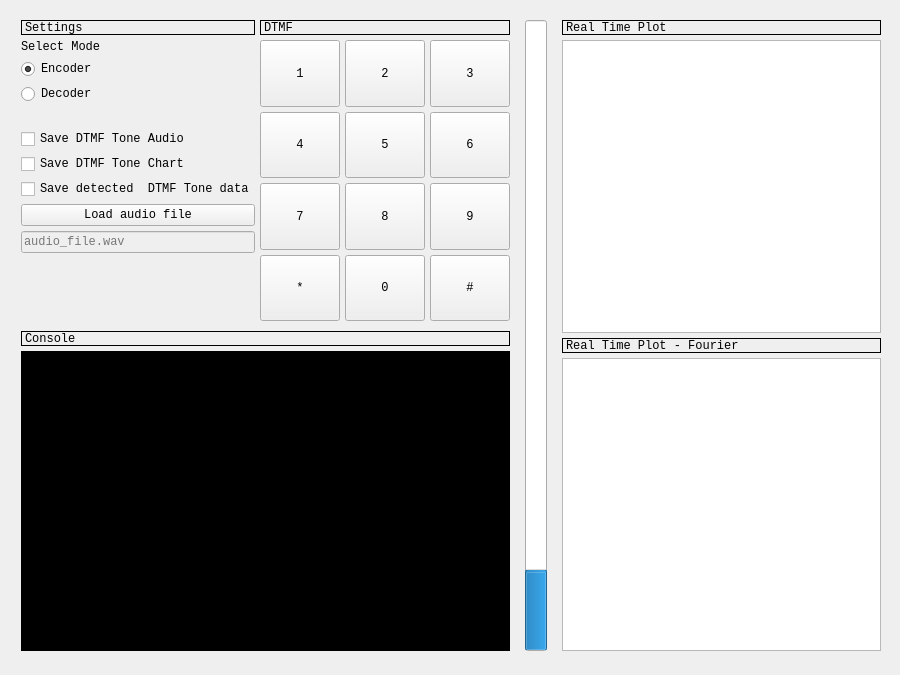
<?xml version="1.0" encoding="UTF-8"?>
<ui version="4.0">
 <class>MainWindow</class>
 <widget class="QMainWindow" name="MainWindow">
  <property name="geometry">
   <rect>
    <x>0</x>
    <y>0</y>
    <width>900</width>
    <height>675</height>
   </rect>
  </property>
  <property name="sizePolicy">
   <sizepolicy hsizetype="Fixed" vsizetype="Fixed">
    <horstretch>0</horstretch>
    <verstretch>0</verstretch>
   </sizepolicy>
  </property>
  <property name="minimumSize">
   <size>
    <width>900</width>
    <height>675</height>
   </size>
  </property>
  <property name="maximumSize">
   <size>
    <width>900</width>
    <height>675</height>
   </size>
  </property>
  <property name="font">
   <font>
    <family>Consolas</family>
   </font>
  </property>
  <property name="windowTitle">
   <string>MPMF</string>
  </property>
  <widget class="QWidget" name="centralwidget">
   <property name="sizePolicy">
    <sizepolicy hsizetype="Preferred" vsizetype="Preferred">
     <horstretch>0</horstretch>
     <verstretch>0</verstretch>
    </sizepolicy>
   </property>
   <widget class="QWidget" name="horizontalLayoutWidget">
    <property name="geometry">
     <rect>
      <x>0</x>
      <y>0</y>
      <width>901</width>
      <height>671</height>
     </rect>
    </property>
    <layout class="QHBoxLayout" name="horizontalLayout">
     <property name="spacing">
      <number>5</number>
     </property>
     <property name="sizeConstraint">
      <enum>QLayout::SetDefaultConstraint</enum>
     </property>
     <property name="margin">
      <number>10</number>
     </property>
     <item>
      <layout class="QVBoxLayout" name="info_layout" stretch="0,0,0,0">
       <property name="spacing">
        <number>5</number>
       </property>
       <property name="leftMargin">
        <number>11</number>
       </property>
       <property name="topMargin">
        <number>10</number>
       </property>
       <property name="rightMargin">
        <number>10</number>
       </property>
       <property name="bottomMargin">
        <number>10</number>
       </property>
       <item>
        <layout class="QHBoxLayout" name="horizontalLayout_2">
         <property name="spacing">
          <number>5</number>
         </property>
         <item>
          <layout class="QVBoxLayout" name="verticalLayout">
           <property name="spacing">
            <number>5</number>
           </property>
           <item>
            <widget class="QLabel" name="label_settings">
             <property name="maximumSize">
              <size>
               <width>16777215</width>
               <height>15</height>
              </size>
             </property>
             <property name="frameShape">
              <enum>QFrame::Box</enum>
             </property>
             <property name="text">
              <string>Settings</string>
             </property>
             <property name="margin">
              <number>2</number>
             </property>
            </widget>
           </item>
           <item>
            <widget class="QLabel" name="label_select_mode">
             <property name="text">
              <string>Select Mode</string>
             </property>
            </widget>
           </item>
           <item>
            <widget class="QRadioButton" name="radio_mode_encoder">
             <property name="toolTip">
              <string notr="true">Mode: DMTF encoder (play tones)</string>
             </property>
             <property name="text">
              <string>Encoder</string>
             </property>
             <property name="shortcut">
              <string/>
             </property>
             <property name="checked">
              <bool>true</bool>
             </property>
            </widget>
           </item>
           <item>
            <widget class="QRadioButton" name="radio_mode_decoder">
             <property name="toolTip">
              <string notr="true">Mode: DMTF decoder (record tones)</string>
             </property>
             <property name="statusTip">
              <string notr="true"/>
             </property>
             <property name="text">
              <string>Decoder</string>
             </property>
            </widget>
           </item>
           <item>
            <spacer name="verticalSpacer">
             <property name="orientation">
              <enum>Qt::Vertical</enum>
             </property>
             <property name="sizeType">
              <enum>QSizePolicy::Preferred</enum>
             </property>
             <property name="sizeHint" stdset="0">
              <size>
               <width>20</width>
               <height>20</height>
              </size>
             </property>
            </spacer>
           </item>
           <item>
            <widget class="QCheckBox" name="checkBox_saveDTMF_audio">
             <property name="text">
              <string>Save DTMF Tone Audio</string>
             </property>
            </widget>
           </item>
           <item>
            <widget class="QCheckBox" name="checkBox_saveDTMF_chart">
             <property name="text">
              <string>Save DTMF Tone Chart</string>
             </property>
            </widget>
           </item>
           <item>
            <widget class="QCheckBox" name="checkBox_saveDTMF_detected">
             <property name="text">
              <string>Save detected  DTMF Tone data</string>
             </property>
             <property name="tristate">
              <bool>false</bool>
             </property>
            </widget>
           </item>
           <item>
            <widget class="QPushButton" name="button_load_file_name">
             <property name="text">
              <string>Load audio file</string>
             </property>
            </widget>
           </item>
           <item>
            <widget class="QLineEdit" name="loaded_file_name">
             <property name="enabled">
              <bool>false</bool>
             </property>
             <property name="placeholderText">
              <string>audio_file.wav</string>
             </property>
            </widget>
           </item>
           <item>
            <spacer name="verticalSpacer_2">
             <property name="orientation">
              <enum>Qt::Vertical</enum>
             </property>
             <property name="sizeHint" stdset="0">
              <size>
               <width>20</width>
               <height>10</height>
              </size>
             </property>
            </spacer>
           </item>
          </layout>
         </item>
         <item>
          <layout class="QVBoxLayout" name="verticalLayout_2">
           <property name="spacing">
            <number>5</number>
           </property>
           <item>
            <widget class="QLabel" name="dtmf_label">
             <property name="maximumSize">
              <size>
               <width>16777215</width>
               <height>15</height>
              </size>
             </property>
             <property name="frameShape">
              <enum>QFrame::Box</enum>
             </property>
             <property name="text">
              <string>DTMF</string>
             </property>
             <property name="margin">
              <number>2</number>
             </property>
            </widget>
           </item>
           <item>
            <layout class="QGridLayout" name="gridLayout_2">
             <property name="spacing">
              <number>5</number>
             </property>
             <item row="1" column="1">
              <widget class="QPushButton" name="dtmf_button_4">
               <property name="sizePolicy">
                <sizepolicy hsizetype="Preferred" vsizetype="Preferred">
                 <horstretch>0</horstretch>
                 <verstretch>0</verstretch>
                </sizepolicy>
               </property>
               <property name="styleSheet">
                <string notr="true">font: 75 14pt &quot;Consolas&quot;;</string>
               </property>
               <property name="text">
                <string>4</string>
               </property>
              </widget>
             </item>
             <item row="0" column="3">
              <widget class="QPushButton" name="dtmf_button_3">
               <property name="sizePolicy">
                <sizepolicy hsizetype="Preferred" vsizetype="Preferred">
                 <horstretch>0</horstretch>
                 <verstretch>0</verstretch>
                </sizepolicy>
               </property>
               <property name="styleSheet">
                <string notr="true">font: 75 14pt &quot;Consolas&quot;;</string>
               </property>
               <property name="text">
                <string>3</string>
               </property>
              </widget>
             </item>
             <item row="3" column="2">
              <widget class="QPushButton" name="dtmf_button_0">
               <property name="sizePolicy">
                <sizepolicy hsizetype="Preferred" vsizetype="Preferred">
                 <horstretch>0</horstretch>
                 <verstretch>0</verstretch>
                </sizepolicy>
               </property>
               <property name="styleSheet">
                <string notr="true">font: 75 14pt &quot;Consolas&quot;;</string>
               </property>
               <property name="text">
                <string>0</string>
               </property>
              </widget>
             </item>
             <item row="2" column="3">
              <widget class="QPushButton" name="dtmf_button_9">
               <property name="sizePolicy">
                <sizepolicy hsizetype="Preferred" vsizetype="Preferred">
                 <horstretch>0</horstretch>
                 <verstretch>0</verstretch>
                </sizepolicy>
               </property>
               <property name="styleSheet">
                <string notr="true">font: 75 14pt &quot;Consolas&quot;;</string>
               </property>
               <property name="text">
                <string>9</string>
               </property>
              </widget>
             </item>
             <item row="0" column="2">
              <widget class="QPushButton" name="dtmf_button_2">
               <property name="sizePolicy">
                <sizepolicy hsizetype="Preferred" vsizetype="Preferred">
                 <horstretch>0</horstretch>
                 <verstretch>0</verstretch>
                </sizepolicy>
               </property>
               <property name="styleSheet">
                <string notr="true">font: 75 14pt &quot;Consolas&quot;;</string>
               </property>
               <property name="text">
                <string>2</string>
               </property>
              </widget>
             </item>
             <item row="2" column="1">
              <widget class="QPushButton" name="dtmf_button_7">
               <property name="sizePolicy">
                <sizepolicy hsizetype="Preferred" vsizetype="Preferred">
                 <horstretch>0</horstretch>
                 <verstretch>0</verstretch>
                </sizepolicy>
               </property>
               <property name="styleSheet">
                <string notr="true">font: 75 14pt &quot;Consolas&quot;;</string>
               </property>
               <property name="text">
                <string>7</string>
               </property>
              </widget>
             </item>
             <item row="2" column="2">
              <widget class="QPushButton" name="dtmf_button_8">
               <property name="sizePolicy">
                <sizepolicy hsizetype="Preferred" vsizetype="Preferred">
                 <horstretch>0</horstretch>
                 <verstretch>0</verstretch>
                </sizepolicy>
               </property>
               <property name="styleSheet">
                <string notr="true">font: 75 14pt &quot;Consolas&quot;;</string>
               </property>
               <property name="text">
                <string>8</string>
               </property>
              </widget>
             </item>
             <item row="1" column="2">
              <widget class="QPushButton" name="dtmf_button_5">
               <property name="sizePolicy">
                <sizepolicy hsizetype="Preferred" vsizetype="Preferred">
                 <horstretch>0</horstretch>
                 <verstretch>0</verstretch>
                </sizepolicy>
               </property>
               <property name="styleSheet">
                <string notr="true">font: 75 14pt &quot;Consolas&quot;;</string>
               </property>
               <property name="text">
                <string>5</string>
               </property>
              </widget>
             </item>
             <item row="0" column="1">
              <widget class="QPushButton" name="dtmf_button_1">
               <property name="sizePolicy">
                <sizepolicy hsizetype="Preferred" vsizetype="Preferred">
                 <horstretch>0</horstretch>
                 <verstretch>0</verstretch>
                </sizepolicy>
               </property>
               <property name="styleSheet">
                <string notr="true">font: 75 14pt &quot;Consolas&quot;;</string>
               </property>
               <property name="text">
                <string>1</string>
               </property>
              </widget>
             </item>
             <item row="3" column="1">
              <widget class="QPushButton" name="dtmf_button_ast">
               <property name="sizePolicy">
                <sizepolicy hsizetype="Preferred" vsizetype="Preferred">
                 <horstretch>0</horstretch>
                 <verstretch>0</verstretch>
                </sizepolicy>
               </property>
               <property name="styleSheet">
                <string notr="true">font: 75 14pt &quot;Consolas&quot;;</string>
               </property>
               <property name="text">
                <string>*</string>
               </property>
              </widget>
             </item>
             <item row="1" column="3">
              <widget class="QPushButton" name="dtmf_button_6">
               <property name="sizePolicy">
                <sizepolicy hsizetype="Preferred" vsizetype="Preferred">
                 <horstretch>0</horstretch>
                 <verstretch>0</verstretch>
                </sizepolicy>
               </property>
               <property name="styleSheet">
                <string notr="true">font: 75 14pt &quot;Consolas&quot;;</string>
               </property>
               <property name="text">
                <string>6</string>
               </property>
              </widget>
             </item>
             <item row="3" column="3">
              <widget class="QPushButton" name="dtmf_button_hash">
               <property name="sizePolicy">
                <sizepolicy hsizetype="Preferred" vsizetype="Preferred">
                 <horstretch>0</horstretch>
                 <verstretch>0</verstretch>
                </sizepolicy>
               </property>
               <property name="styleSheet">
                <string notr="true">font: 75 14pt &quot;Consolas&quot;;</string>
               </property>
               <property name="text">
                <string>#</string>
               </property>
              </widget>
             </item>
            </layout>
           </item>
          </layout>
         </item>
        </layout>
       </item>
       <item>
        <spacer name="verticalSpacer_3">
         <property name="orientation">
          <enum>Qt::Vertical</enum>
         </property>
         <property name="sizeType">
          <enum>QSizePolicy::Fixed</enum>
         </property>
         <property name="sizeHint" stdset="0">
          <size>
           <width>20</width>
           <height>5</height>
          </size>
         </property>
        </spacer>
       </item>
       <item>
        <widget class="QLabel" name="console_label">
         <property name="maximumSize">
          <size>
           <width>16777215</width>
           <height>15</height>
          </size>
         </property>
         <property name="frameShape">
          <enum>QFrame::Box</enum>
         </property>
         <property name="text">
          <string>Console</string>
         </property>
         <property name="margin">
          <number>2</number>
         </property>
        </widget>
       </item>
       <item>
        <widget class="QListWidget" name="console_display">
         <property name="sizePolicy">
          <sizepolicy hsizetype="Expanding" vsizetype="Expanding">
           <horstretch>0</horstretch>
           <verstretch>0</verstretch>
          </sizepolicy>
         </property>
         <property name="styleSheet">
          <string notr="true">background-color: rgb(0, 0, 0);
selection-background-color: rgb(0, 0, 0);
selection-color: rgb(0, 0, 0);
font: 8pt &quot;Consolas&quot;;
color: rgb(0, 255, 0);</string>
         </property>
         <property name="frameShape">
          <enum>QFrame::NoFrame</enum>
         </property>
         <property name="frameShadow">
          <enum>QFrame::Plain</enum>
         </property>
         <property name="lineWidth">
          <number>0</number>
         </property>
         <property name="autoScrollMargin">
          <number>50</number>
         </property>
         <property name="editTriggers">
          <set>QAbstractItemView::NoEditTriggers</set>
         </property>
         <property name="showDropIndicator" stdset="0">
          <bool>false</bool>
         </property>
         <property name="alternatingRowColors">
          <bool>false</bool>
         </property>
         <property name="selectionMode">
          <enum>QAbstractItemView::NoSelection</enum>
         </property>
         <property name="selectionBehavior">
          <enum>QAbstractItemView::SelectItems</enum>
         </property>
         <property name="textElideMode">
          <enum>Qt::ElideNone</enum>
         </property>
         <property name="verticalScrollMode">
          <enum>QAbstractItemView::ScrollPerItem</enum>
         </property>
         <property name="flow">
          <enum>QListView::TopToBottom</enum>
         </property>
         <property name="isWrapping" stdset="0">
          <bool>false</bool>
         </property>
         <property name="resizeMode">
          <enum>QListView::Adjust</enum>
         </property>
         <property name="layoutMode">
          <enum>QListView::Batched</enum>
         </property>
         <property name="viewMode">
          <enum>QListView::ListMode</enum>
         </property>
         <property name="modelColumn">
          <number>0</number>
         </property>
         <property name="uniformItemSizes">
          <bool>true</bool>
         </property>
        </widget>
       </item>
      </layout>
     </item>
     <item>
      <layout class="QVBoxLayout" name="verticalLayout_4">
       <property name="topMargin">
        <number>10</number>
       </property>
       <property name="bottomMargin">
        <number>10</number>
       </property>
       <item>
        <widget class="QProgressBar" name="pbLevel">
         <property name="sizePolicy">
          <sizepolicy hsizetype="Minimum" vsizetype="Expanding">
           <horstretch>0</horstretch>
           <verstretch>0</verstretch>
          </sizepolicy>
         </property>
         <property name="maximum">
          <number>1000</number>
         </property>
         <property name="value">
          <number>123</number>
         </property>
         <property name="textVisible">
          <bool>false</bool>
         </property>
         <property name="orientation">
          <enum>Qt::Vertical</enum>
         </property>
        </widget>
       </item>
      </layout>
     </item>
     <item>
      <layout class="QVBoxLayout" name="plot_layout">
       <property name="spacing">
        <number>5</number>
       </property>
       <property name="margin">
        <number>10</number>
       </property>
       <item>
        <widget class="QLabel" name="label_realtime">
         <property name="sizePolicy">
          <sizepolicy hsizetype="Expanding" vsizetype="Expanding">
           <horstretch>0</horstretch>
           <verstretch>0</verstretch>
          </sizepolicy>
         </property>
         <property name="maximumSize">
          <size>
           <width>16777215</width>
           <height>15</height>
          </size>
         </property>
         <property name="toolTip">
          <string>Real time data from the source (mic or audio file)</string>
         </property>
         <property name="frameShape">
          <enum>QFrame::Box</enum>
         </property>
         <property name="text">
          <string>Real Time Plot</string>
         </property>
         <property name="margin">
          <number>2</number>
         </property>
        </widget>
       </item>
       <item>
        <widget class="PlotWidget" name="widget_real_time_plot"/>
       </item>
       <item>
        <widget class="QLabel" name="label_realtime_fourier">
         <property name="sizePolicy">
          <sizepolicy hsizetype="Preferred" vsizetype="Fixed">
           <horstretch>0</horstretch>
           <verstretch>0</verstretch>
          </sizepolicy>
         </property>
         <property name="maximumSize">
          <size>
           <width>600</width>
           <height>15</height>
          </size>
         </property>
         <property name="toolTip">
          <string>Fourier transform from data source above</string>
         </property>
         <property name="frameShape">
          <enum>QFrame::Box</enum>
         </property>
         <property name="text">
          <string>Real Time Plot - Fourier</string>
         </property>
         <property name="margin">
          <number>2</number>
         </property>
        </widget>
       </item>
       <item>
        <widget class="PlotWidget" name="widget_fourier_plot"/>
       </item>
      </layout>
     </item>
    </layout>
   </widget>
  </widget>
 </widget>
 <customwidgets>
  <customwidget>
   <class>PlotWidget</class>
   <extends>QGraphicsView</extends>
   <header>pyqtgraph</header>
  </customwidget>
 </customwidgets>
 <tabstops>
  <tabstop>radio_mode_encoder</tabstop>
  <tabstop>radio_mode_decoder</tabstop>
  <tabstop>dtmf_button_1</tabstop>
  <tabstop>dtmf_button_2</tabstop>
  <tabstop>dtmf_button_3</tabstop>
  <tabstop>dtmf_button_4</tabstop>
  <tabstop>dtmf_button_5</tabstop>
  <tabstop>dtmf_button_6</tabstop>
  <tabstop>dtmf_button_7</tabstop>
  <tabstop>dtmf_button_8</tabstop>
  <tabstop>dtmf_button_9</tabstop>
  <tabstop>dtmf_button_ast</tabstop>
  <tabstop>dtmf_button_0</tabstop>
  <tabstop>dtmf_button_hash</tabstop>
  <tabstop>button_load_file_name</tabstop>
  <tabstop>widget_real_time_plot</tabstop>
  <tabstop>widget_fourier_plot</tabstop>
  <tabstop>console_display</tabstop>
  <tabstop>loaded_file_name</tabstop>
 </tabstops>
 <resources/>
 <connections/>
</ui>
